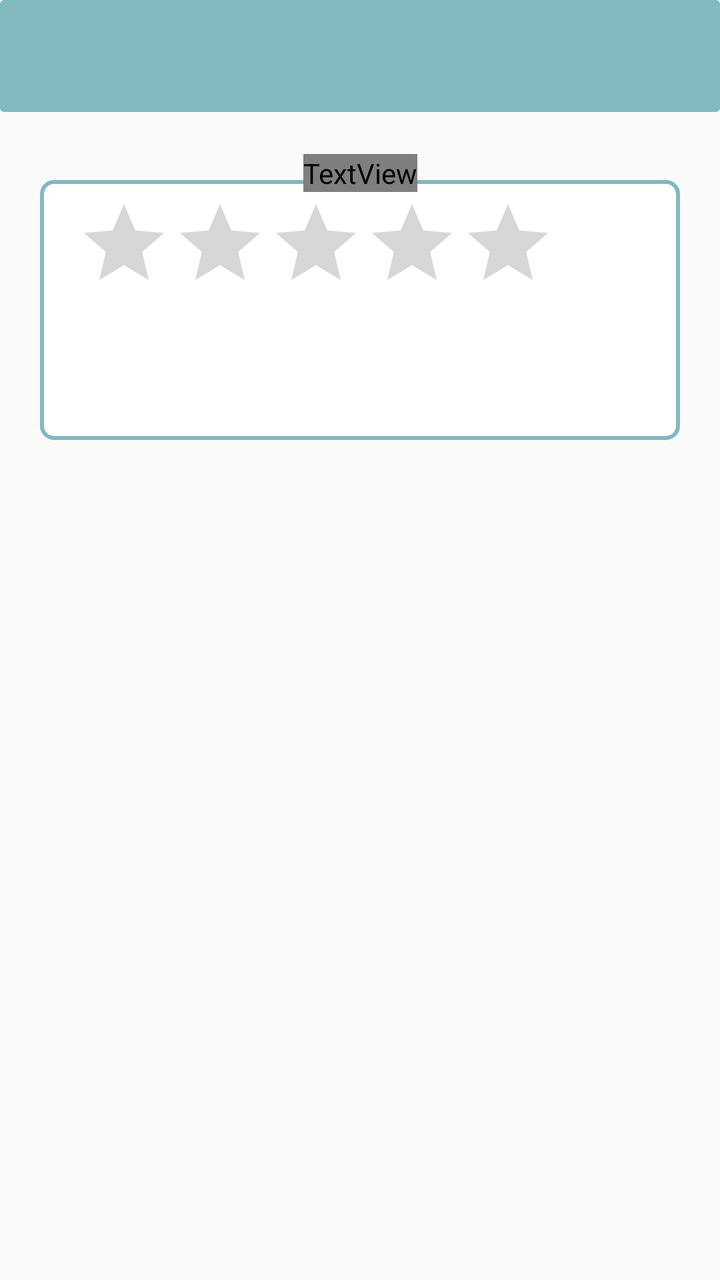
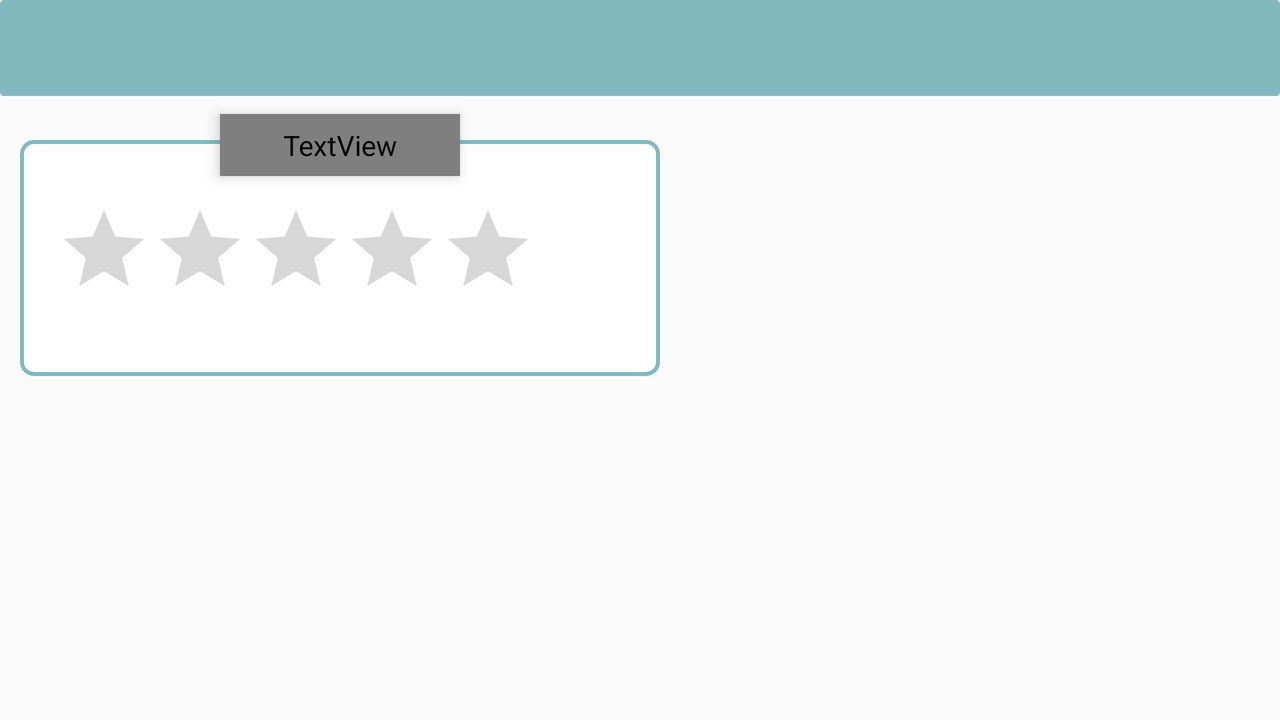

Two renders of one Android screen. The first uses the default layout on a phone; the second uses the alternative layout the repository ships for a different screen configuration, on a matching device. The two XML files are below.
<!-- AndroidManifest.xml: application theme AppTheme -->
<!-- res/layout/activity_place_my_feedback.xml -->
<?xml version="1.0" encoding="utf-8"?>
<RelativeLayout xmlns:android="http://schemas.android.com/apk/res/android"
    xmlns:app="http://schemas.android.com/apk/res-auto"
    xmlns:tools="http://schemas.android.com/tools"
    android:layout_width="match_parent"
    android:layout_height="match_parent"
    android:orientation="vertical"
    android:background="@color/quantum_white_100"
    tools:context=".placeSide.profile.PlaceMyFeedbackActivity">

    <androidx.appcompat.widget.Toolbar
        android:id="@+id/tlbPlaceMyFeedback"
        android:layout_width="match_parent"
        android:layout_height="wrap_content"
        android:background="@drawable/toolbar_border"
        android:minHeight="?attr/actionBarSize"
        android:theme="?attr/actionBarTheme" />


    <RelativeLayout
        android:layout_width="match_parent"
        android:layout_height="200dp"
        android:layout_marginHorizontal="20dp"
        android:layout_marginVertical="70dp">

        <RelativeLayout
            android:layout_width="match_parent"
            android:background="@drawable/button_border"
            android:layout_height="130dp"
            android:layout_marginTop="20dp">

            <RatingBar
                android:id="@+id/feedback_ratingBar"
                android:layout_width="wrap_content"
                android:layout_height="wrap_content"
                android:layout_marginStart="10dp"
                android:layout_marginEnd="7dp"
                android:numStars="5"
                android:clickable="false"
                android:isIndicator="true"
                app:layout_constraintEnd_toStartOf="@+id/feedback_tw_average"
                app:layout_constraintStart_toStartOf="parent"
                app:layout_constraintTop_toTopOf="parent" />

            <TextView
                android:id="@+id/feedback_tw_average"
                android:layout_width="wrap_content"
                android:layout_height="wrap_content"
                android:layout_centerVertical="true"
                android:textSize="18sp"
                android:textStyle="bold"
                android:layout_marginHorizontal="260dp" />
        </RelativeLayout>

        <androidx.constraintlayout.widget.ConstraintLayout
            android:layout_width="match_parent"
            android:layout_height="match_parent"
            android:layout_centerInParent="true">


            <TextView
                android:id="@+id/feedback_tw_numReview"
                android:layout_width="wrap_content"
                android:layout_height="wrap_content"
                android:textSize="18sp"
                android:textStyle="bold"
                android:textColor="@color/quantum_black_100"
                android:background="@color/quantum_white_100"
                android:layout_marginTop="7dp"
                app:layout_constraintEnd_toEndOf="parent"
                app:layout_constraintStart_toStartOf="parent"
                app:layout_constraintTop_toTopOf="parent" />
        </androidx.constraintlayout.widget.ConstraintLayout>


    </RelativeLayout>

    <TextView
        android:id="@+id/my_feedback_place_noFeedback"
        android:layout_width="wrap_content"
        android:layout_height="wrap_content"
        android:layout_centerInParent="true"
        android:layout_gravity="center"
        android:layout_centerHorizontal="true"
        android:layout_centerVertical="true"
        android:text="@string/no_feedback"
        android:visibility="gone" />

    <ListView
        android:id="@+id/feedback_listview"
        android:layout_width="match_parent"
        android:divider="@null"
        android:layout_height="wrap_content"
        android:layout_marginTop="250dp" />

</RelativeLayout>
<!-- resources referenced by this layout -->
<resources>
  <!-- drawable button_border (drawable) -->
  <?xml version="1.0" encoding="utf-8"?>
  <shape xmlns:android="http://schemas.android.com/apk/res/android">
  
      
      <solid android:color="@color/cardview_light_background" />
  
      
      <stroke android:width="2dp" android:color="@color/colorPrimaryDark" />
  
      
      <corners android:radius="6dp" />
  
      <padding android:bottom="8dp" android:top="8dp" android:left="8dp"/>
  
  </shape>
  <!-- drawable toolbar_border (drawable) -->
  <?xml version="1.0" encoding="utf-8"?>
  <shape xmlns:android="http://schemas.android.com/apk/res/android">
  
  
   <solid android:color="@color/colorPrimaryDark"/>
  
      
      <corners android:radius="2dp" />
  
  </shape>
  <string name="no_feedback">Sorry! There are no feedback</string>
  <style name="AppTheme" parent="Theme.AppCompat.Light.DarkActionBar">
          
          <item name="colorPrimary">@color/colorPrimary</item>
          <item name="colorPrimaryDark">@color/colorPrimaryDark</item>
          <item name="colorAccent">@color/colorAccent</item>
          <item name="android:statusBarColor">@color/colorPrimaryDark</item>
      </style>
  <color name="colorPrimaryDark">#81b9bf</color>
  <color name="colorPrimary">#b2ebf2</color>
  <color name="colorAccent">#8d8d8d</color>
</resources>
<!-- res/layout-land/activity_place_my_feedback.xml (the repository's variant of the layout above) -->
<!-- drawn on the phone turned sideways -->
<?xml version="1.0" encoding="utf-8"?>
<RelativeLayout xmlns:android="http://schemas.android.com/apk/res/android"
    xmlns:app="http://schemas.android.com/apk/res-auto"
    xmlns:tools="http://schemas.android.com/tools"
    android:layout_width="match_parent"
    android:layout_height="match_parent"
    android:orientation="vertical"
    android:background="@color/quantum_white_100"
    tools:context=".placeSide.profile.PlaceMyFeedbackActivity">

    <androidx.appcompat.widget.Toolbar
        android:id="@+id/tlbPlaceMyFeedback"
        android:layout_width="match_parent"
        android:layout_height="wrap_content"
        android:background="@drawable/toolbar_border"
        android:minHeight="?attr/actionBarSize"
        android:theme="?attr/actionBarTheme"
        app:titleTextAppearance="@style/Toolbar.TitleText" />


    <RelativeLayout
        android:layout_width="320dp"
        android:layout_height="138dp"
        android:layout_marginHorizontal="10dp"
        android:layout_marginVertical="50dp"


        >

        <TextView
            android:id="@+id/feedback_tw_numReview"
            android:layout_width="120dp"
            android:layout_height="31dp"
            android:layout_marginTop="7dp"
            android:elevation="4dp"
            android:textAlignment="center"
            android:background="@color/quantum_white_100"
            android:layout_centerHorizontal="true"
            android:textColor="@color/quantum_black_100"
            android:textSize="18sp"
            android:textStyle="bold" />


        <androidx.constraintlayout.widget.ConstraintLayout
            android:layout_width="match_parent"
            android:layout_height="158dp"
            android:background="@drawable/button_border"
            android:layout_marginTop="20dp">


            <RelativeLayout
                android:id="@+id/relativeLayout3"
                android:layout_width="match_parent"
                android:layout_height="wrap_content"
                app:layout_constraintBottom_toBottomOf="parent"
                app:layout_constraintEnd_toEndOf="parent"
                app:layout_constraintHorizontal_bias="0.0"
                app:layout_constraintStart_toStartOf="parent"
                app:layout_constraintTop_toTopOf="parent"
                app:layout_constraintVertical_bias="0.51">

                <RatingBar
                    android:id="@+id/feedback_ratingBar"
                    android:layout_width="wrap_content"
                    android:layout_height="wrap_content"
                    android:layout_centerVertical="true"
                    android:layout_marginStart="10dp"
                    android:layout_marginEnd="7dp"
                    android:numStars="5"
                    app:layout_constraintEnd_toStartOf="@+id/feedback_tw_average"
                    app:layout_constraintStart_toStartOf="parent"
                    app:layout_constraintTop_toTopOf="parent" />

                <TextView
                    android:id="@+id/feedback_tw_average"
                    android:layout_width="wrap_content"
                    android:layout_height="wrap_content"
                    android:layout_centerVertical="true"
                    android:layout_marginHorizontal="260dp"
                    android:textSize="18sp"
                    android:textStyle="bold" />


            </RelativeLayout>


        </androidx.constraintlayout.widget.ConstraintLayout>

    </RelativeLayout>

    <TextView
        android:id="@+id/my_feedback_place_noFeedback"
        android:layout_width="wrap_content"
        android:layout_height="wrap_content"
        android:layout_centerInParent="true"
        android:layout_gravity="center"
        android:layout_centerHorizontal="true"
        android:layout_centerVertical="true"
        android:text="@string/no_feedback"
        android:visibility="gone" />

    <ListView
        android:id="@+id/feedback_listview"
        android:layout_width="match_parent"
        android:layout_height="wrap_content"
        android:layout_marginTop="60dp"
        android:layout_marginStart="320dp"
        android:divider="@null" />

</RelativeLayout>
<!-- resources referenced by the variant -->
<!-- as the phone turned sideways resolves them -->
<resources>
  <!-- drawable button_border (drawable) -->
  <?xml version="1.0" encoding="utf-8"?>
  <shape xmlns:android="http://schemas.android.com/apk/res/android">
  
      
      <solid android:color="@color/cardview_light_background" />
  
      
      <stroke android:width="2dp" android:color="@color/colorPrimaryDark" />
  
      
      <corners android:radius="6dp" />
  
      <padding android:bottom="8dp" android:top="8dp" android:left="8dp"/>
  
  </shape>
  <!-- drawable toolbar_border (drawable) -->
  <?xml version="1.0" encoding="utf-8"?>
  <shape xmlns:android="http://schemas.android.com/apk/res/android">
  
  
   <solid android:color="@color/colorPrimaryDark"/>
  
      
      <corners android:radius="2dp" />
  
  </shape>
  <string name="no_feedback">Sorry! There are no feedback</string>
  <style name="Toolbar.TitleText" parent="TextAppearance.Widget.AppCompat.Toolbar.Title">
          <item name="android:textSize">20sp</item>
      </style>
  <style name="AppTheme" parent="Theme.AppCompat.Light.DarkActionBar">
          
          <item name="colorPrimary">@color/colorPrimary</item>
          <item name="colorPrimaryDark">@color/colorPrimaryDark</item>
          <item name="colorAccent">@color/colorAccent</item>
          <item name="android:statusBarColor">@color/colorPrimaryDark</item>
      </style>
  <color name="colorPrimaryDark">#81b9bf</color>
  <color name="colorPrimary">#b2ebf2</color>
  <color name="colorAccent">#8d8d8d</color>
</resources>
